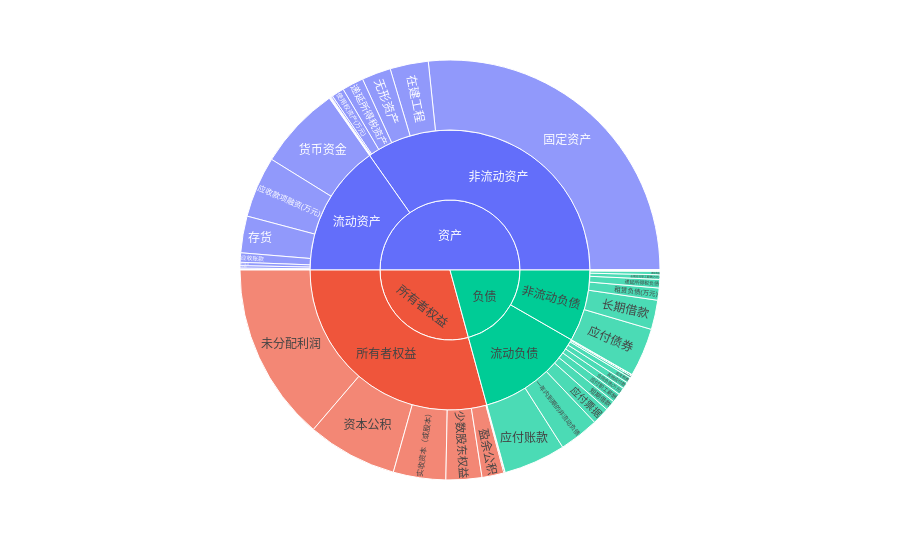

Write notebook code for a chart like this one.
### Code cell
import plotly.express as px
# import numpy as np
# df = px.data.gapminder().query("year == 2007")
fig = px.sunburst(zcfz, path=['L2Name','L3Name','cnName'], values='600409'
# fig = px.pie(ssss, values=0,names='L2Name'
                #   color='lifeExp', hover_data=['iso_alpha'],
                #   color_continuous_scale='RdBu',
                #   color_continuous_midpoint=np.average(df['lifeExp'], weights=df['pop']))
)
fig.show()

### Figure 1 — Plotly figure (JSON) as saved in the notebook; plotly's stock layout.template omitted (floating-point values rounded to 4 significant figures)
{"data": [{"branchvalues": "total", "domain": {"x": [0, 1], "y": [0, 1]}, "hovertemplate": "labels=%{label}<br>600409=%{value}<br>parent=%{parent}<br>id=%{id}<extra></extra>", "ids": ["负债/流动负债/一年内到期的非流动负债", "资产/流动资产/一年内到期的非流动资产", "所有者权益/所有者权益/一般风险准备(金融类)", "所有者权益/所有者权益/专项储备(万元)", "资产/流动资产/买入返售金融资产(万元)", "负债/流动负债/交易性金融负债", "资产/流动资产/交易性金融资产", "负债/流动负债/代理买卖证券款(万元)", "负债/流动负债/代理承销证券款(万元)", "资产/非流动资产/使用权资产(万元)", "负债/非流动负债/保险合同准备金(万元)", "资产/非流动资产/债权投资(万元)", "资产/非流动资产/其他债权投资(万元)", "负债/流动负债/其他应付款", "资产/流动资产/其他应收款", "所有者权益/所有者权益/其他权益工具(资产负债表)", "资产/非流动资产/其他权益工具投资(万元)", "负债/流动负债/其他流动负债", "资产/流动资产/其他流动资产", "所有者权益/所有者权益/其他综合收益(资产负债表)", "资产/非流动资产/其他资产(万元)", "负债/非流动负债/其他非流动负债", "资产/非流动资产/其他非流动资产", "资产/非流动资产/其他非流动金融资产(万元)", "所有者权益/所有者权益/减：库存股", "负债/流动负债/卖出回购金融资产款(万元)", "资产/流动资产/发放贷款及垫款(万元)(流动资产科目)", "资产/非流动资产/发放贷款及垫款(万元)(非流动资产科目)", "资产/非流动资产/可供出售金融资产", "负债/流动负债/合同负债(万元)", "资产/流动资产/合同资产(万元)", "负债/流动负债/向中央银行借款(万元)", "负债/流动负债/吸收存款及同业存放(万元)", "资产/非流动资产/商誉", "资产/非流动资产/固定资产", "资产/非流动资产/在建工程", "资产/流动资产/存货", "所有者权益/所有者权益/实收资本（或股本）", "所有者权益/所有者权益/少数股东权益", "负债/流动负债/应交税费", "负债/非流动负债/应付债券", "负债/流动负债/应付分保账款(万元)", "负债/流动负债/应付手续费及佣金(万元)", "负债/流动负债/应付票据", "负债/流动负债/应付职工薪酬", "负债/流动负债/应付账款", "资产/流动资产/应收保费(万元)", "资产/流动资产/应收分保合同准备金(万元)", "资产/流动资产/应收分保账款(万元)", "资产/流动资产/应收款项融资(万元)", "资产/流动资产/应收票据", "资产/流动资产/应收账款", "资产/非流动资产/开发支出", "资产/非流动资产/投资性房地产", "负债/流动负债/拆入资金(万元)", "资产/流动资产/拆出资金(万元)", "资产/流动资产/持有待售的资产(万元)", "负债/流动负债/持有待售负债(万元)", "资产/非流动资产/持有至到期投资", "资产/非流动资产/无形资产", "所有者权益/所有者权益/未分配利润", "资产/非流动资产/油气资产", "资产/非流动资产/生产性生物资产", "所有者权益/所有者权益/盈余公积", "负债/流动负债/短期借款", "负债/非流动负债/租赁负债(万元)", "资产/流动资产/结算备付金(万元)", "资产/流动资产/衍生金融工具资产(万元)", "负债/流动负债/衍生金融负债(万元)", "资产/流动资产/货币资金", "所有者权益/所有者权益/资本公积", "负债/非流动负债/递延所得税负债", "资产/非流动资产/递延所得税资产", "负债/非流动负债/递延收益", "负债/非流动负债/长期借款", "负债/非流动负债/长期应付款", "负债/非流动负债/长期应付职工薪酬(万元)", "资产/非流动资产/长期应收款", "资产/非流动资产/长期待摊费用", "资产/非流动资产/长期股权投资", "资产/流动资产/预付款项", "负债/流动负债/预收款项", "负债/非流动负债/预计负债", "负债/非流动负债/预计负债(万元)", "所有者权益/所有者权益", "负债/流动负债", "资产/流动资产", "负债/非流动负债", "资产/非流动资产", "所有者权益", "负债", "资产"], "labels": ["一年内到期的非流动负债", "一年内到期的非流动资产", "一般风险准备(金融类)", "专项储备(万元)", "买入返售金融资产(万元)", "交易性金融负债", "交易性金融资产", "代理买卖证券款(万元)", "代理承销证券款(万元)", "使用权资产(万元)", "保险合同准备金(万元)", "债权投资(万元)", "其他债权投资(万元)", "其他应付款", "其他应收款", "其他权益工具(资产负债表)", "其他权益工具投资(万元)", "其他流动负债", "其他流动资产", "其他综合收益(资产负债表)", "其他资产(万元)", "其他非流动负债", "其他非流动资产", "其他非流动金融资产(万元)", "减：库存股", "卖出回购金融资产款(万元)", "发放贷款及垫款(万元)(流动资产科目)", "发放贷款及垫款(万元)(非流动资产科目)", "可供出售金融资产", "合同负债(万元)", "合同资产(万元)", "向中央银行借款(万元)", "吸收存款及同业存放(万元)", "商誉", "固定资产", "在建工程", "存货", "实收资本（或股本）", "少数股东权益", "应交税费", "应付债券", "应付分保账款(万元)", "应付手续费及佣金(万元)", "应付票据", "应付职工薪酬", "应付账款", "应收保费(万元)", "应收分保合同准备金(万元)", "应收分保账款(万元)", "应收款项融资(万元)", "应收票据", "应收账款", "开发支出", "投资性房地产", "拆入资金(万元)", "拆出资金(万元)", "持有待售的资产(万元)", "持有待售负债(万元)", "持有至到期投资", "无形资产", "未分配利润", "油气资产", "生产性生物资产", "盈余公积", "短期借款", "租赁负债(万元)", "结算备付金(万元)", "衍生金融工具资产(万元)", "衍生金融负债(万元)", "货币资金", "资本公积", "递延所得税负债", "递延所得税资产", "递延收益", "长期借款", "长期应付款", "长期应付职工薪酬(万元)", "长期应收款", "长期待摊费用", "长期股权投资", "预付款项", "预收款项", "预计负债", "预计负债(万元)", "所有者权益", "流动负债", "流动资产", "非流动负债", "非流动资产", "所有者权益", "负债", "资产"], "name": "", "parents": ["负债/流动负债", "资产/流动资产", "所有者权益/所有者权益", "所有者权益/所有者权益", "资产/流动资产", "负债/流动负债", "资产/流动资产", "负债/流动负债", "负债/流动负债", "资产/非流动资产", "负债/非流动负债", "资产/非流动资产", "资产/非流动资产", "负债/流动负债", "资产/流动资产", "所有者权益/所有者权益", "资产/非流动资产", "负债/流动负债", "资产/流动资产", "所有者权益/所有者权益", "资产/非流动资产", "负债/非流动负债", "资产/非流动资产", "资产/非流动资产", "所有者权益/所有者权益", "负债/流动负债", "资产/流动资产", "资产/非流动资产", "资产/非流动资产", "负债/流动负债", "资产/流动资产", "负债/流动负债", "负债/流动负债", "资产/非流动资产", "资产/非流动资产", "资产/非流动资产", "资产/流动资产", "所有者权益/所有者权益", "所有者权益/所有者权益", "负债/流动负债", "负债/非流动负债", "负债/流动负债", "负债/流动负债", "负债/流动负债", "负债/流动负债", "负债/流动负债", "资产/流动资产", "资产/流动资产", "资产/流动资产", "资产/流动资产", "资产/流动资产", "资产/流动资产", "资产/非流动资产", "资产/非流动资产", "负债/流动负债", "资产/流动资产", "资产/流动资产", "负债/流动负债", "资产/非流动资产", "资产/非流动资产", "所有者权益/所有者权益", "资产/非流动资产", "资产/非流动资产", "所有者权益/所有者权益", "负债/流动负债", "负债/非流动负债", "资产/流动资产", "资产/流动资产", "负债/流动负债", "资产/流动资产", "所有者权益/所有者权益", "负债/非流动负债", "资产/非流动资产", "负债/非流动负债", "负债/非流动负债", "负债/非流动负债", "负债/非流动负债", "资产/非流动资产", "资产/非流动资产", "资产/非流动资产", "资产/流动资产", "负债/流动负债", "负债/非流动负债", "负债/非流动负债", "所有者权益", "负债", "资产", "负债", "资产", "", "", ""], "type": "sunburst", "values": [1571017984, 0, 0, 48020000.0, 0, 0, 0, 0, 0, 491100000.0, 0, 0, 0, 266018672, 22101188, 0, 12970000.0, 83113664, 49733060, 6960962, 0, 3598146, 68609304, 4373000.0, 0, 0, 0, 0, 0, 283400000.0, 0, 0, 0, 2391911, 13642610688, 1508932864, 1444928896, 2064349440, 1412842624, 220062272, 1911091072, 0, 0, 685816832, 355888512, 2446963968, 0, 0, 0, 2406000000.0, 97919360, 369349344, 0, 22181262, 0, 0, 0, 0, 0, 1144096768, 7024448000, 0, 0, 864459840, 404864352, 477600000.0, 0, 0, 0, 3287415040, 3545152000, 335585792, 851891008, 130950760, 1156779904, 1507000.0, 181000000.0, 0, 10086325, 25967064, 129644520, 61823708, 49278440, 0, 14970000000.0, 6379000000.0, 7807000000.0, 4247000000.0, 17790000000.0, 14970000000.0, 10630000000.0, 25590000000.0]}], "layout": {"legend": {"tracegroupgap": 0}, "margin": {"t": 60}}}
